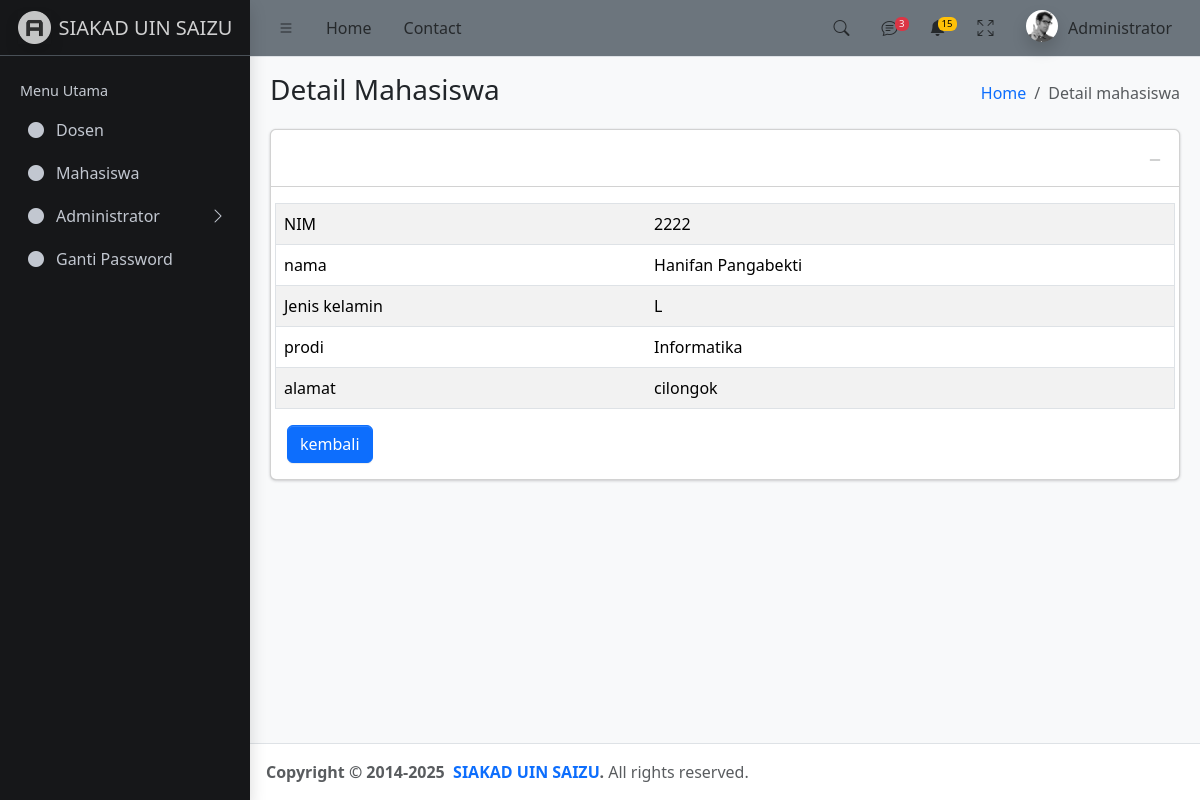
The app's page /Admin/?p=detailMahasiswa&id=1 (signed in) with its own data.
### tables this page shows
CREATE TABLE `mahasiswa` (
  `id` int NOT NULL,
  `NIM` varchar(12) NOT NULL,
  `prodi` int NOT NULL,
  `nama` varchar(50) NOT NULL,
  `gender` enum('P','L') NOT NULL,
  `alamat` varchar(255) NOT NULL,
  `waktu` datetime NOT NULL
);

### Admin/detail-mahasiswa.php (the view, shortened to what this page needs)
<main class="app-main">
  <div class="app-content-header">
    <div class="container-fluid">
      <div class="row">
        <div class="col-sm-6"><h3 class="mb-0">Detail Mahasiswa</h3></div>
        <div class="col-sm-6">
          <ol class="breadcrumb float-sm-end">
            <li class="breadcrumb-item"><a href="#">Home</a></li>
            <li class="breadcrumb-item active" aria-current="page">Detail mahasiswa</li>
          </ol>
        </div>
      </div>
    </div>
  </div>
  <div class="app-content">
    <div class="container-fluid">
      <div class="row">
        <div class="col-12">
          <div class="card">
            <div class="card-header">
              <div class="card-tools">
                <button type="button" class="btn btn-tool" data-lte-toggle="card-collapse">
                  <i data-lte-icon="collapse" class="bi bi-dash-lg"></i>
                </button>
              </div>
            </div>
            <div class="card-body">
              <div class="row">
                <?php
                  $idx= $_GET['id'];
                  require_once "../config.php";
                  $sql = "select * from mahasiswa where id='$idx'";
                  $data=$db->query($sql);
                  foreach($data as $d) {
                    if($d['prodi']==1) {
                    $prodi="Informatika";
                    } elseif ($d['prodi']==2) {
                      $prodi="Arsitektur";
                    } elseif ($d['prodi']==3){
                      $prodi="Ilmu lingkungan";
                    }
                    else {
                      $prodi="Prodi Tidak Diketahui";
                    }
                      echo "<table border=1 class='table table-striped table-hover'>
                        <tr><td>NIM</td><td>$d[NIM]</td></tr>
                        <tr><td>nama</td><td>$d[nama]</td></tr>
                        <tr><td>Jenis kelamin</td><td>$d[gender]</td></tr>
                        <tr><td>prodi</td><td>$prodi</td></tr>
                        <tr><td>alamat</td><td>$d[alamat]</td></tr>
                      </table>";
                  }
                ?>
               <a href="./?p=mahasiswa">
                 <input type="submit" class="btn btn-primary" value="kembali">
               </a>
              </div>
            </div>
          </div>
        </div>
      </div>
    </div>
  </div>
</main>

### records on screen
mahasiswa: NIM "2222", nama "Hanifan Pangabekti", gender "L", prodi "Informatika", alamat "cilongok"
